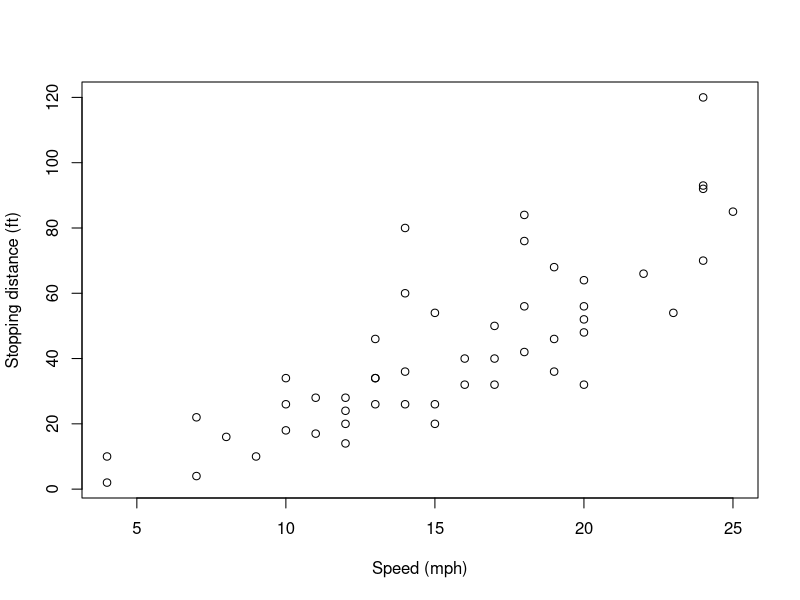

Source code (R):
## ---- chunk 1
knitr::opts_chunk$set(echo = TRUE)
## ---- chunk 2
print("This is my results without showing thw code")
## ---- chunk 3
library(datasets)
data(cars)

plot(cars, xlab = "Speed (mph)", ylab = "Stopping distance (ft)")
## ---- chunk 4
print(sessionInfo())
